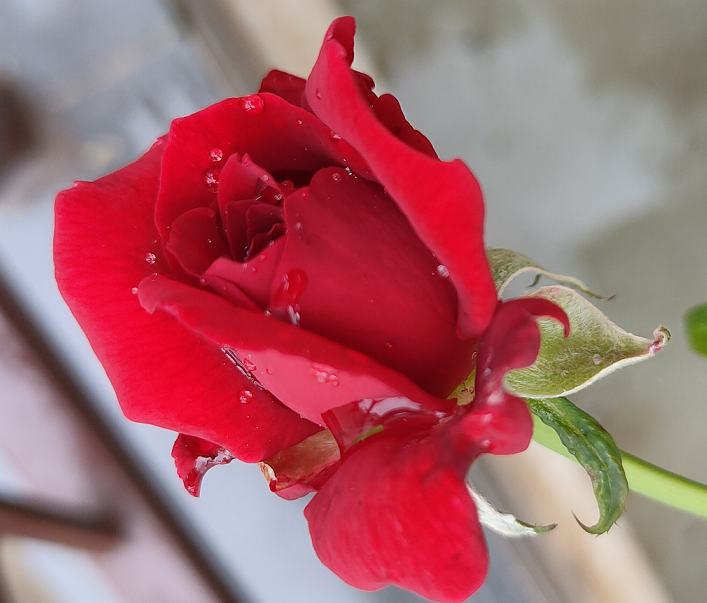
#> input picture Files used as input/img12.bmp, 707 x 603 px, found by its file name
$ python 'C4_8 ImageEnhancementSharpening.py'
#> lines starting #> are read from the running program, lines starting #| are printed output that depends on the picture
### Chapter 09/my_package/my_functions.py
#======================================================================
# Purpose : creating custom functions for usage
#======================================================================

import matplotlib.pyplot as plt
import cv2
import numpy as np

# Function my_imshow is used to display image using matplotlib method and is
# usually used with subplots

def my_imshow(input_image,str='',ax='Nothing Passed'):
    if ax=='Nothing Passed':
        fig1,ax1=plt.subplots()
        fig1.show()
        if input_image.ndim==3:
            plt.imshow(cv2.cvtColor(input_image, cv2.COLOR_BGR2RGB))
        else:
            plt.imshow(cv2.cvtColor(input_image, cv2.COLOR_GRAY2RGB))
        plt.axis("off")
        plt.gca().set_title(str)
        return fig1,ax1
    else:
        if input_image.ndim==3:
            ax.imshow(cv2.cvtColor(input_image, cv2.COLOR_BGR2RGB))
        else:
            ax.imshow(cv2.cvtColor(input_image, cv2.COLOR_GRAY2RGB))
        ax.axis("off")
        ax.set_title(str)

# Function norm_uint8 defined below,
# Normalises and convert to uint8 an input_image and return the same, usually
# used while displaying a grayscale image which has been converted to float32
# during processing

def norm_uint8(input_image):
    input_image=input_image-np.min(input_image)
    input_image=255*input_image/np.max(input_image)
    input_image=np.uint8(input_image)
    return input_image


### Chapter 04/C4_8 ImageEnhancementSharpening.py
#==============================================================================
# PURPOSE : Illustration of Image Enhancement (Sharpening) using Sobel Kernel
#==============================================================================
import cv2
import matplotlib.pyplot as plt
import numpy as np
import scipy.signal as sci
import my_package.my_functions as mf # This is a user defined package and ...
# one may find the details related to its contents and usage in section XXX

input_image=np.float32(cv2.imread('img12.bmp',0))
#> input_image: shape (603, 707) float32; min 11, max 253, mean 120.8
#------------------------------------------------------------------------------
#                 CREATING SOBEL KERNEL
#------------------------------------------------------------------------------
filter1_x=np.float32([[1,0,-1],[2,0,-2],[1,0,-1]]) # Sobel x-direction
filter1_y=np.float32([[1,2,1],[0,0,0],[-1,-2,-1]]) # Sobel y-direction

#------------------------------------------------------------------------------
#                    2D CONVOLUTION
#------------------------------------------------------------------------------
G_mag_x=sci.convolve(input_image,filter1_x,'same') # x-derivative
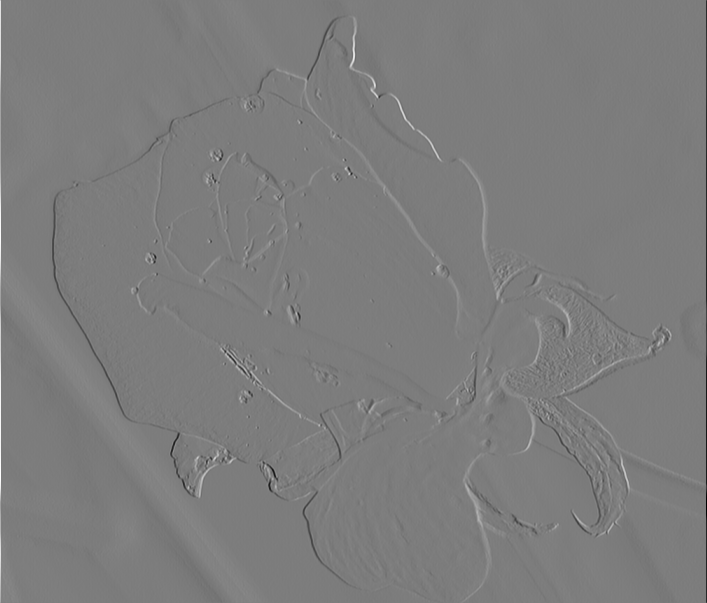
#> G_mag_x: shape (603, 707) float32; min -809, max 840, mean 0; drawn with min black and max white
G_mag_y=sci.convolve(input_image,filter1_y,'same') # y-derivative
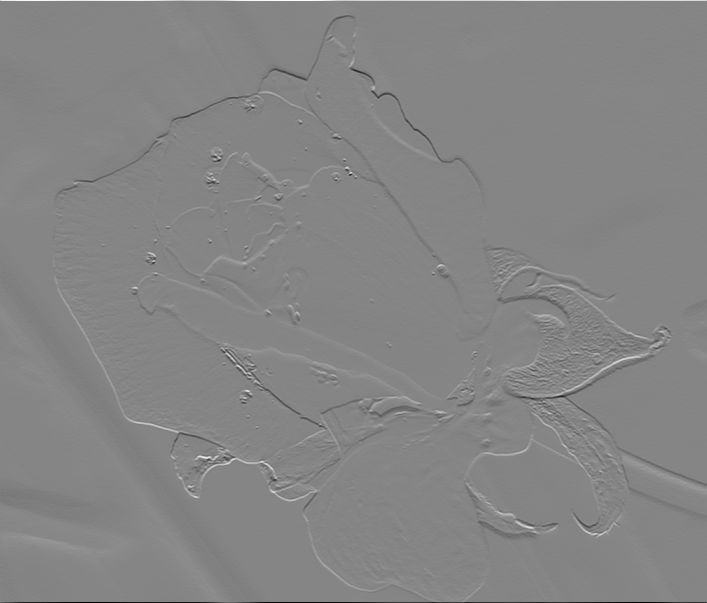
#> G_mag_y: shape (603, 707) float32; min -855, max 784, mean 0.1; drawn with min black and max white
G_mag=(G_mag_x**2+G_mag_y**2)**(1/2) # Gradient Magnitude
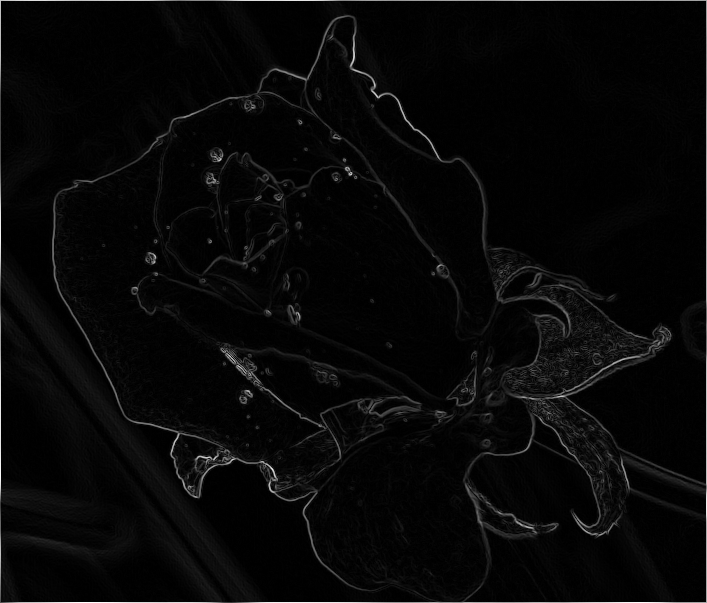
#> G_mag: shape (603, 707) float32; min 0, max 855, mean 26.7; drawn with min black and max white

#------------------------------------------------------------------------------
#                       PLOTTING
#------------------------------------------------------------------------------
fig1,ax1=plt.subplots(2,2)
fig1.show()
mf.my_imshow(mf.norm_uint8(input_image),"(a) Input Image",ax1[0,0])
mf.my_imshow(mf.norm_uint8(G_mag_x),"(b) x-derivative",ax1[0,1])
mf.my_imshow(mf.norm_uint8(G_mag_y),"(c) y-derivative",ax1[1,0])
mf.my_imshow(mf.norm_uint8(G_mag),"(d) Gradient Magnitude",ax1[1,1])
fig1.suptitle("Sobel Kernel Results", fontsize=15)
fig2,ax2=plt.subplots(1,3)
fig2.show()
mf.my_imshow(mf.norm_uint8(input_image),"(a) Input Image",ax2[0])
sharpened_image=input_image+np.float32(mf.norm_uint8(G_mag))
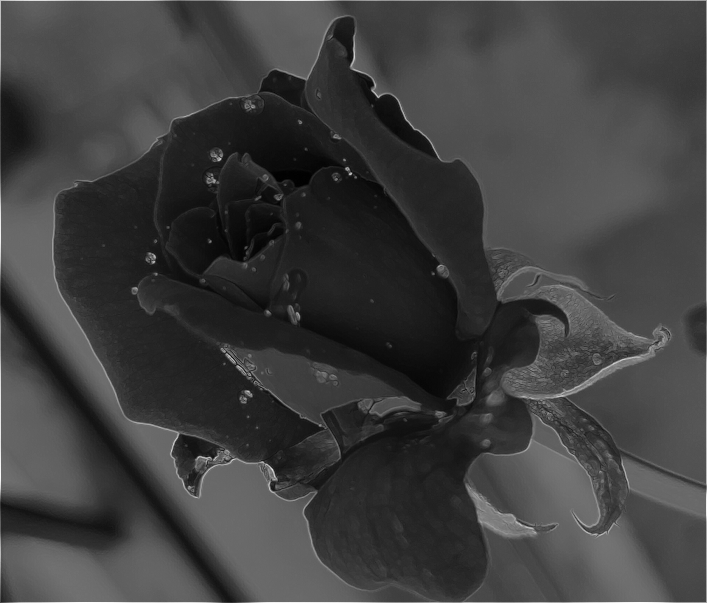
#> sharpened_image: shape (603, 707) float32; min 15, max 468, mean 128.2; drawn with min black and max white
mf.my_imshow(mf.norm_uint8(sharpened_image),"(b) Sharpened Output (histogram shifted)",ax2[1])

#------------------------------------------------------------------------------
#                       SHARPENING & PLOTTING
#------------------------------------------------------------------------------
G_mag=np.float32(mf.norm_uint8(G_mag)) # Bring Grad Mag in 0-255 range
# and bringing back to float 32 format

# Finding locations where gradient magnitude is significant
# The threshold used is median of gradient magnitude itself
indx=np.where(np.float32(mf.norm_uint8(G_mag)>np.median(G_mag)))
#> indx = 211537 positions, rows 0 to 602, columns 0 to 706
input_image[indx]=input_image[indx]+G_mag[indx]

# Saturating the values above 255 after addition to 255
input_image[input_image>255]=255
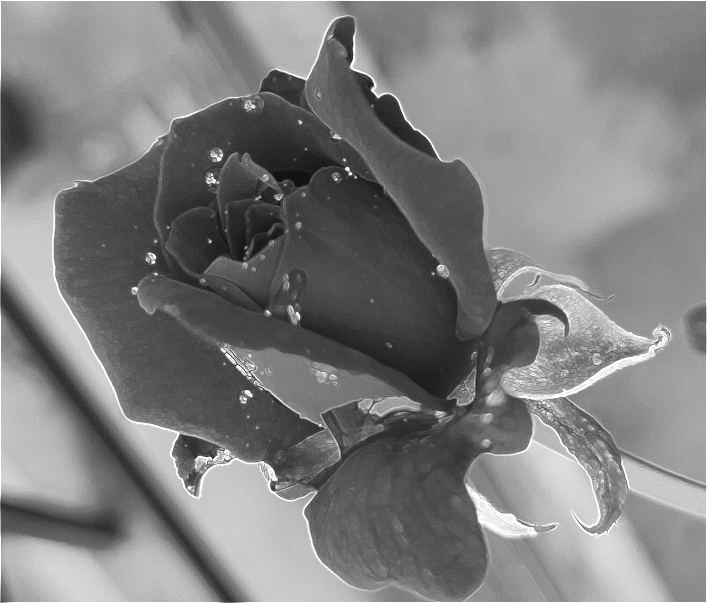
#> input_image: shape (603, 707) float32; min 15, max 255, mean 127

sharpened_image=input_image
mf.my_imshow(mf.norm_uint8(sharpened_image),"(c) Sharpened Output",ax2[2])

plt.show()
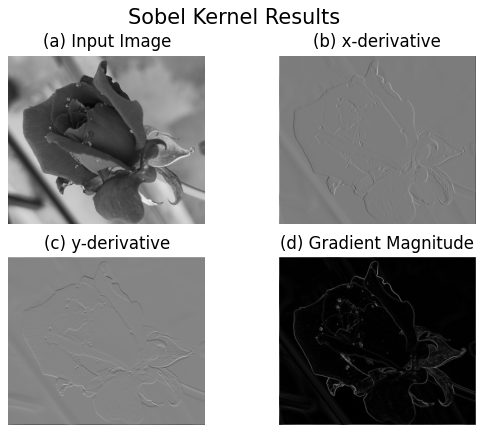
#> figure drawn by matplotlib, 4 panels
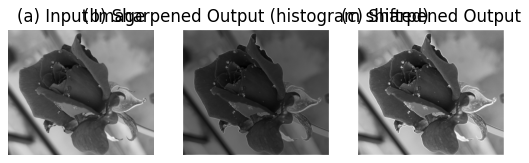
#> figure drawn by matplotlib, 3 panels
print("Completed Successfully ...")

$ run again, with Files used as input/img1.bmp copied over Files used as input/img12.bmp
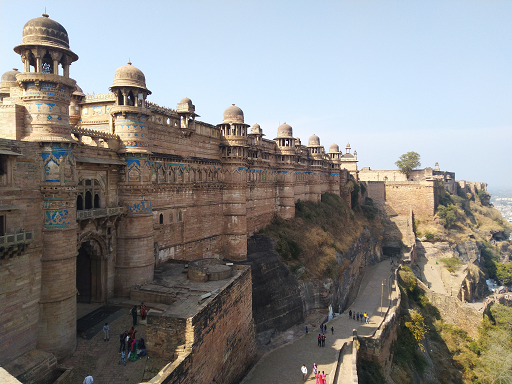
#> input picture Files used as input/img1.bmp, 512 x 384 px, found by its file name
#> `sharpened_image=input_image+np.float32(mf.norm_uint8(G_mag))`:
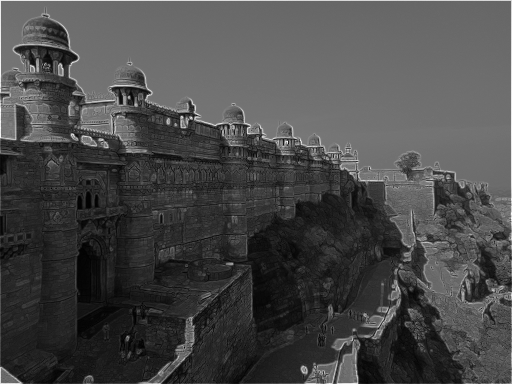
#> sharpened_image: shape (384, 512) float32; min 13, max 505, mean 153.4; drawn with min black and max white
#> indx = 97102 positions, rows 0 to 383, columns 0 to 511
#> `plt.show()`:
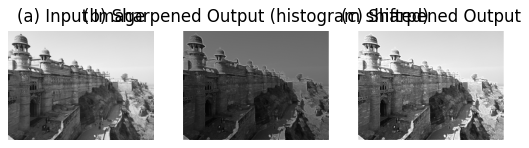
#> figure drawn by matplotlib, 3 panels

$ run again, with Files used as input/img10.bmp copied over Files used as input/img12.bmp
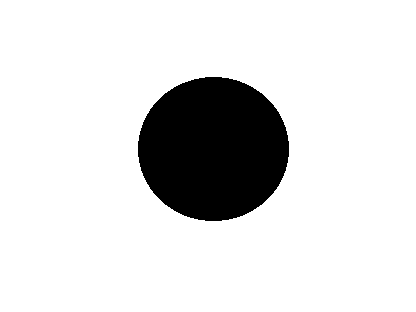
#> input picture Files used as input/img10.bmp, 416 x 312 px, found by its file name
#> `sharpened_image=input_image+np.float32(mf.norm_uint8(G_mag))`:
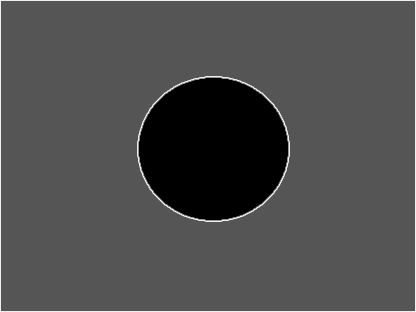
#> sharpened_image: shape (312, 416) float32; min 0, max 381, mean 114.5; drawn with min black and max white
#> indx = 2632 positions, rows 0 to 311, columns 0 to 415
#> `plt.show()`:
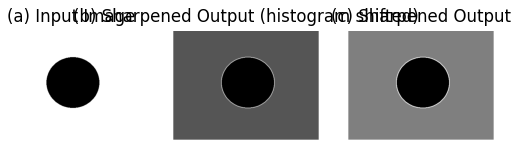
#> figure drawn by matplotlib, 3 panels

$ run again, with Files used as input/img11.bmp copied over Files used as input/img12.bmp
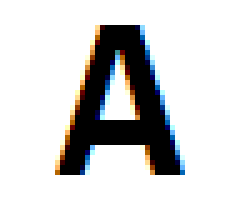
#> input picture Files used as input/img11.bmp, 49 x 42 px, found by its file name (shown 5 times larger)
#> indx = 647 positions, rows 0 to 41, columns 0 to 48
#> `plt.show()`:
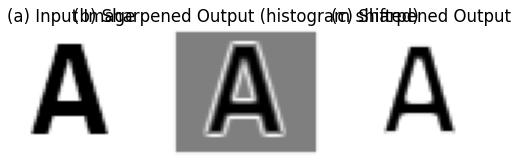
#> figure drawn by matplotlib, 3 panels
